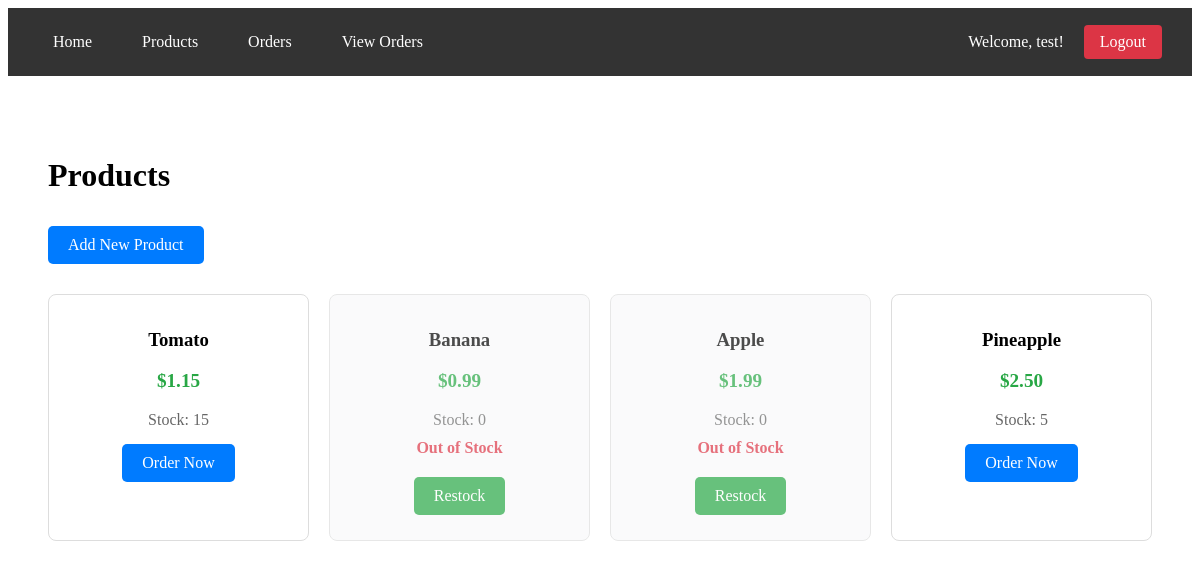
Screenshot of /products (signed in) with the database file from the repository.
### app/models.py (models this page shows, shortened)
class Product(db.Model):
    id = db.Column(db.Integer, primary_key=True)
    name = db.Column(db.String(80), nullable=False)
    price = db.Column(db.Float, nullable=False)
    stock = db.Column(db.Integer, default=10)
    orders = db.relationship('Order', backref='product', lazy=True)

### app/routes.py (the view)
@app.route('/products')
@login_required
def products():
    products = Product.query.all()
    return render_template('products.html', products=products)

### app/routes.py (called while the page is built)
def login_required(f):
    @wraps(f)
    def decorated_function(*args, **kwargs):
        if 'user_id' not in session:
            flash('Please login first!')
            return redirect(url_for('login'))
        return f(*args, **kwargs)
    return decorated_function

### app/templates/products.html
{% extends "base.html" %}
{% block content %}
<div class="container">
    <h1>Products</h1>
    <a href="{{ url_for('add_product') }}" class="btn">Add New Product</a>
    <div class="product-grid">
        {% for product in products %}
        <div class="product-card {% if product.stock <= 0 %}out-of-stock{% endif %}">
            <h3>{{ product.name }}</h3>
            <p class="price">${{ "%.2f"|format(product.price) }}</p>
            <p class="stock">Stock: {{ product.stock }}</p>
            {% if product.stock > 0 %}
                <a href="{{ url_for('orders', product_id=product.id) }}" class="btn">Order Now</a>
            {% else %}
                <p class="out-of-stock-text">Out of Stock</p>
                <a href="{{ url_for('restock_product', product_id=product.id) }}" class="btn btn-restock">Restock</a>
            {% endif %}
        </div>
        {% endfor %}
    </div>
</div>
{% endblock %}

### app/static/style.css (style rules this page uses)
.container { max-width: 1200px; margin: 0 auto; padding: 20px; }
.product-grid { display: grid; grid-template-columns: repeat(auto-fill, minmax(250px, 1fr)); gap: 20px; margin-top: 20px; }
.product-card { border: 1px solid #ddd; padding: 15px; border-radius: 8px; text-align: center; }
.btn { display: inline-block; padding: 10px 20px; background-color: #007bff; color: white; text-decoration: none; border-radius: 5px; margin: 10px 0; }
.price { font-size: 1.2em; color: #28a745; font-weight: bold; }
.out-of-stock { opacity: 0.7; background-color: #f8f9fa; }
.out-of-stock-text { color: #dc3545; font-weight: bold; margin: 10px 0; }
.stock { color: #666; margin: 5px 0; }
.btn-restock { background-color: #28a745; }

### rows the page displays
Product: name "Tomato", price "1.15", stock "15"
Product: name "Banana", price "0.99", stock "0"
Product: name "Apple", price "1.99", stock "0"
Product: name "Pineapple", price "2.50", stock "5"

### other values shown
{{ session['username'] }} "test"
